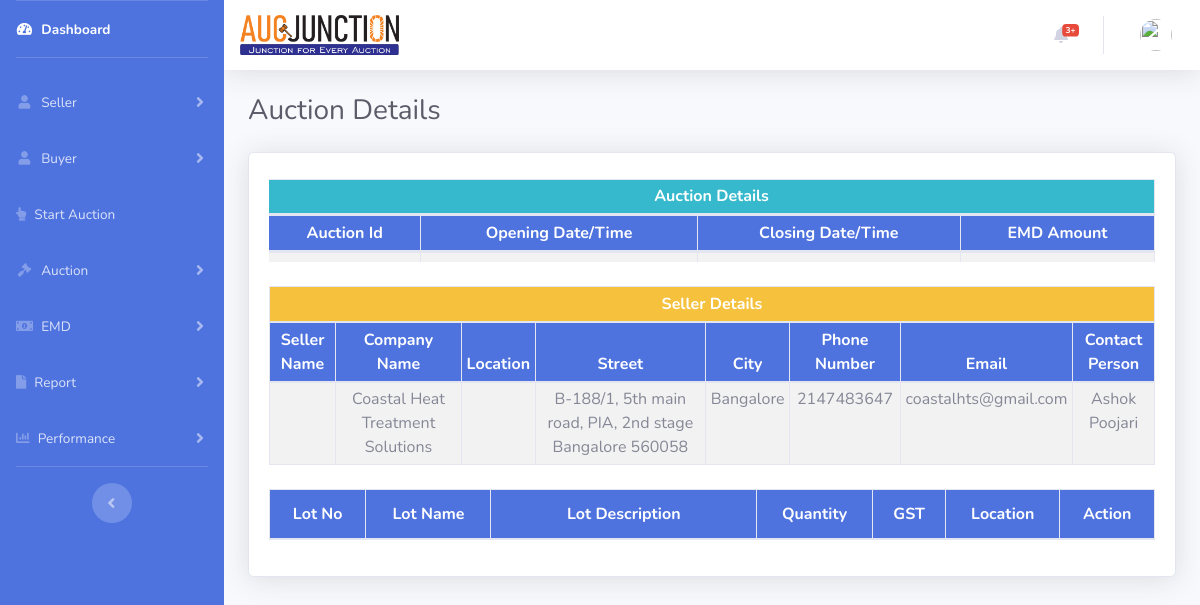
Before: /index.php/admin_forthcomingauc_2/forthcomingauc_2 with the older database file.
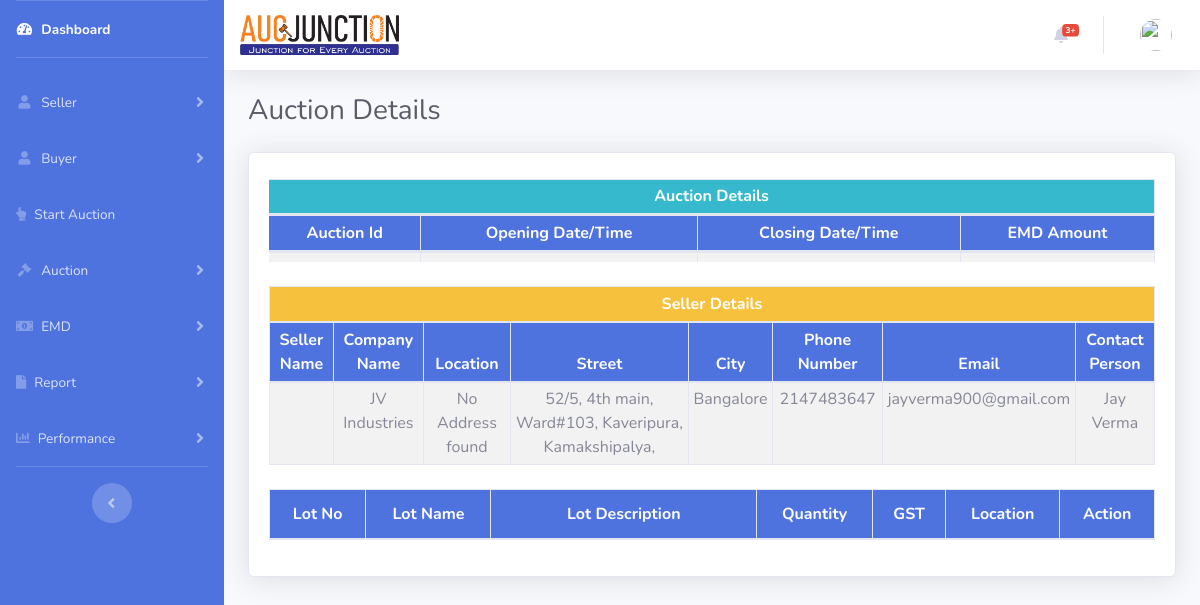
After: the same page with the newer database file.
### tables this page shows
CREATE TABLE `sellerprofile` (
  `id` int(11) NOT NULL,
  `sname` varchar(50) DEFAULT NULL,
  `scomapnyname` varchar(225) DEFAULT NULL,
  `ssellertype` varchar(220) DEFAULT NULL,
  `scontactperson` varchar(200) DEFAULT NULL,
  `sdesignation` varchar(100) DEFAULT NULL,
  `sagreement` tinyint(1) DEFAULT NULL,
  `sagreementdate` date DEFAULT NULL,
  `sterms_condi` tinyint(1) DEFAULT NULL,
  `scin` varchar(225) DEFAULT NULL,
  `scompanytype` varchar(50) DEFAULT NULL,
  `saddress` tinytext DEFAULT NULL,
  `saddresscount` varchar(100) DEFAULT NULL,
  `sstreet` varchar(100) DEFAULT NULL,
  `scity` varchar(100) DEFAULT NULL,
  `span` varchar(225) DEFAULT NULL,
  `spin` int(11) DEFAULT NULL,
  `sstate` varchar(100) DEFAULT NULL,
  `scountry` varchar(100) DEFAULT NULL,
  `slocation` varchar(225) DEFAULT NULL,
  `semail` varchar(200) DEFAULT NULL,
  `sphone` int(11) DEFAULT NULL,
  `susername` varchar(50) DEFAULT NULL,
  `spassword` varchar(100) DEFAULT NULL,
  `soldpassword` varchar(50) DEFAULT NULL,
  `snewpassword` varchar(50) DEFAULT NULL,
  `sconfirmpassword` varchar(10) DEFAULT NULL,
  `sgst` varchar(12) DEFAULT NULL,
  `spcb` varchar(225) DEFAULT NULL,
  `scapcha` varchar(12) DEFAULT NULL,
  `sbankername` varchar(200) DEFAULT NULL,
  `saccountnumber` varchar(200) DEFAULT NULL,
  `sbranch` varchar(100) DEFAULT NULL,
  `sifsccode` varchar(200) DEFAULT NULL,
  `suploadprofilepic` varchar(200) DEFAULT NULL,
  `ssigneddocument` varchar(200) DEFAULT NULL,
  `adaction` tinyint(1) DEFAULT NULL
);

### application/controllers/Admin_forthcomingauc_2.php (called while the page is built, shortened)
<?php
class Admin_forthcomingauc_2 extends CI_Controller {
	public function forthcomingauc_2(){
		$retrivevaltmp = urldecode($this->uri->segment(3));
		$retriveval = array('sname'=>$retrivevaltmp);
		$this->load->model('Admin_model');
		$data['sqldata'] = $this->Admin_model->getdatafromtablejoin('addlot','auction','sauctionid',$retrivevaltmp);
		$data['sellerinfo'] = $this->Admin_model->getdatafromtable('sellerprofile',$retriveval);
		$this->load->helper('url');
		$this->load->library('session');
		$sess = array('sessi'=>$this->session->userdata('username'));
		$this->load->view('admin/header',$sess);
		$this->load->view('admin/forthcomingauc_2', $data);
		$this->load->view('admin/footer');
	}
}

### index.php (called while the page is built, shortened)
<?php
require_once BASEPATH.'core/CodeIgniter.php';
?>

### application/models/Admin_model.php (called while the page is built, shortened)
<?php
   class Admin_model extends CI_Model {
		public function getdatafromtable($table, $data) {
			 $query = $this->db->get_where($table, $data);
			 return $query->result();
		}
		public function getdatafromtablejoin($table,$table2,$joincolname,$compdata){
			$this->db->select('*');
			$this->db->from($table);
			$this->db->join($table2, "$table.$joincolname = $table2.$joincolname");
			$this->db->where("$table2.sname", $compdata);
			$query = $this->db->get();
			return $query->result();
		}
   }
?>

### application/views/admin/forthcomingauc_2.php (the view, shortened to what this page needs)
        <div class="container-fluid">
          <div class="d-sm-flex align-items-center justify-content-between mb-4">
            <h2 class="h3 mb-0 text-gray-800">Auction Details</h2>
          </div>
          <div class="row">
			<div class="col-xl-12 col-lg-7">
          <div class="card shadow mb-4">
            <div class="card-body">
              <div class="table-responsive">
		<table class="table table-striped table-bordered table-sm text-center" id="dataTable" width="100%" cellspacing="0">
				<thead class="bg-info text-white text-center">
					<th colspan="7">Auction Details</th>
				</thead>
				<thead class="bg-primary text-white">
				<tr>
					<th>Auction Id</th>
					<th>Opening Date/Time</th>
					<th>Closing Date/Time</th>
					<th>EMD Amount</th>
				</tr>
				</thead>
				<tbody>
				<tr>
					<td><b><?php echo $sqldata[0]->sauctionid; ?></b></td>
					<td><?php echo $sqldata[0]->saucstartdate_time; ?></td>
					<td><?php echo $sqldata[0]->saucclosedate_time; ?></td>
					<td><?php echo $sqldata[0]->semdamount; ?></td>
				</tr>
				</tbody>
		 </table>
				<table class="table table-striped table-sm table-bordered mt-4 text-center" id="dataTable" width="100%" cellspacing="0">
				<thead class="bg-warning  text-white text-center">
					<th colspan="8">Seller Details</th>
				</thead>
				<thead class="bg-primary text-white">
				<tr>
					<th>Seller Name</th>
					<th>Company Name</th>
					<th>Location</th>
					<th>Street</th>
					<th>City</th>
					<th>Phone Number</th>
					<th>Email</th>
					<th>Contact Person</th>
				</tr>
				</thead>
				<tbody>
				<tr>
					<td><?php echo $sellerinfo[0]->sname; ?></td>
					<td><?php echo $sellerinfo[0]->scomapnyname; ?></td>
					<td><?php if($sellerinfo[0]->saddress == NULL){
						ECHO "No Address found";
					}?>
					</td>
					<td><?php echo $sellerinfo[0]->sstreet; ?></td>
					<td><?php echo $sellerinfo[0]->scity; ?></td>
					<td><?php echo $sellerinfo[0]->sphone; ?></td>
					<td><?php echo $sellerinfo[0]->semail; ?></td>
					<td><?php echo $sellerinfo[0]->scontactperson; ?></td>
				</tr>
				</tbody>
		 </table>
		<table class="table table-striped  table-bordered mt-4  text-center " id="dataTable" width="100%" cellspacing="0">
				<thead class="bg-primary text-white">
				<tr>
					<th>Lot No</th>
					<th>Lot Name</th>
					<th width="30%">Lot Description</th>
					<th>Quantity</th>
					<th>GST</th>
					<th>Location</th>
					<th>Action</th>
				</tr>
				</thead>
			 </table>
		</div>
		</div>
		</div>
		</div>
		</div>
    </div>
  </div>
</body>
</html>

Changed rows visible on the page:
no longer on this page (row edited): sellerprofile: scomapnyname "Coastal Heat Treatment Solutions", sstreet "B-188/1, 5th main road, PIA, 2nd stage Bangalore 560058", scity "Bangalore", sphone "2147483647", semail "coastalhts@gmail.com", scontactperson "Ashok Poojari"
now on this page (row edited): sellerprofile: scomapnyname "JV Industries", sstreet "52/5, 4th main, Ward#103, Kaveripura, Kamakshipalya,", scity "Bangalore", sphone "2147483647", semail "jayverma900@gmail.com", scontactperson "Jay Verma"
Other visible differences:
text now shown: "No Address found"
